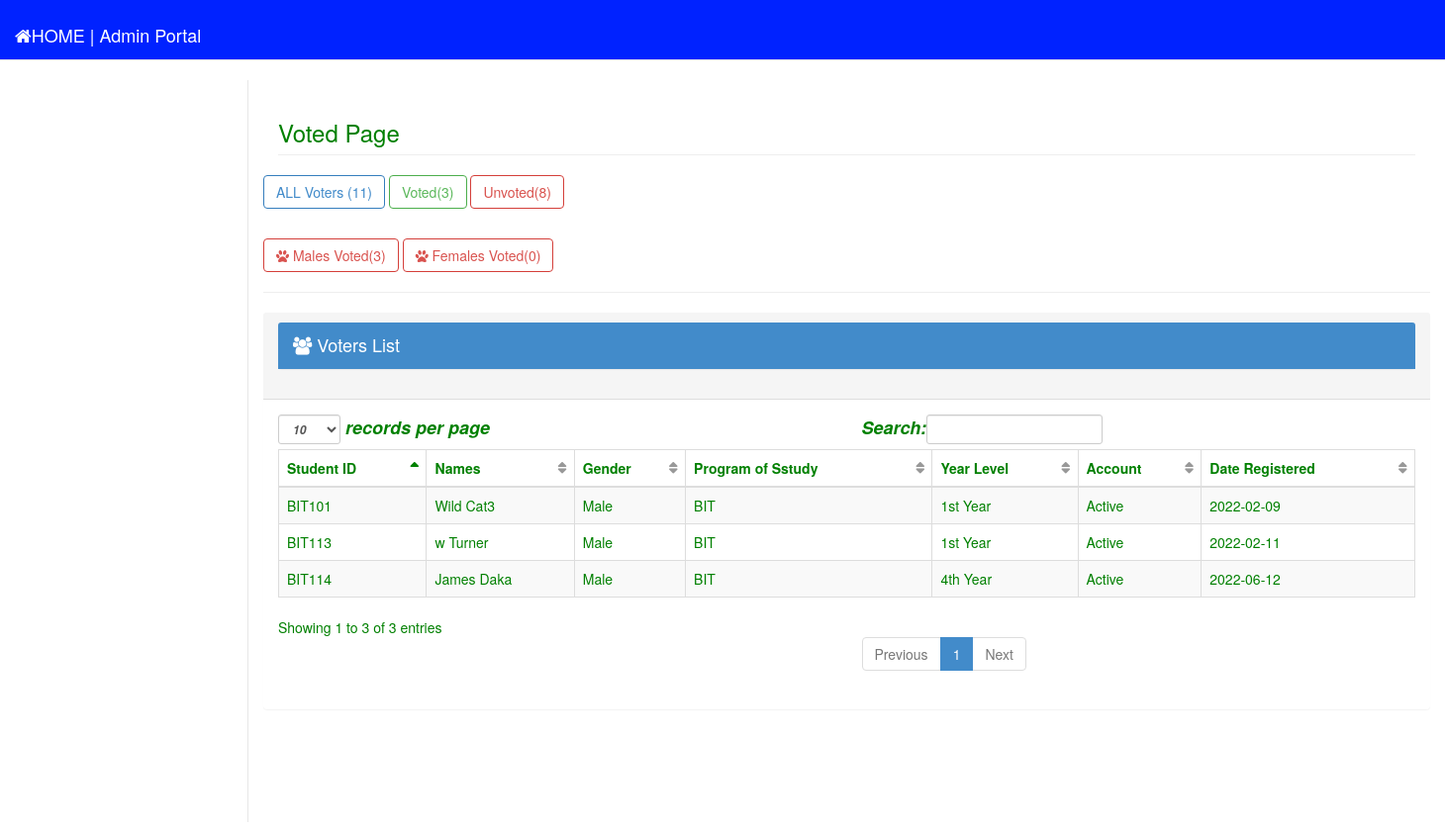
The page /admin2/voted.php (signed in) on the database its author committed.
### tables this page shows
CREATE TABLE `voters` (
  `voters_id` int(11) NOT NULL,
  `id_number` varchar(12) NOT NULL,
  `firstname` varchar(100) NOT NULL,
  `lastname` varchar(100) NOT NULL,
  `gender` varchar(6) NOT NULL,
  `prog_study` varchar(10) NOT NULL,
  `year_level` varchar(100) NOT NULL,
  `status` varchar(100) NOT NULL,
  `account` varchar(100) NOT NULL DEFAULT 'Inactive',
  `date` date DEFAULT NULL,
  `password` varchar(100) NOT NULL
);

### admin2/voted.php (the view, shortened to what this page needs)
<?php include ('head.php');?>
<body>
    <div id="wrapper">
        <?php include ('side_bar.php');?>
        <div id="page-wrapper">
            <div class="row">
                <div class="col-lg-12">
                    <h3 class="page-header">Voted Page</h3>
                </div>
				<?php
					$count = $conn->query("SELECT COUNT(*) as total FROM `voters`")->fetch_array();
					$count1 =  $conn->query("SELECT COUNT(*) as total FROM `voters` WHERE `status` = 'Voted'")->fetch_array();
					$count2 = $conn->query("SELECT COUNT(*) as total FROM `voters` WHERE `status` = 'Unvoted' ")->fetch_array();
                    $count3 = $conn->query("SELECT COUNT(*) as total FROM `voters` WHERE `gender` = 'Male'  AND `status` =  'Voted' ")->fetch_array();
                    $count4 =  $conn->query("SELECT COUNT(*) as total FROM `voters` WHERE `gender` = 'Female' AND `status` =  'Voted' ")->fetch_array();
				?>
				<a href="voters.php" class = "btn btn-primary btn-outline">ALL Voters (<?php echo $count['total']?>)</a>
				<a href="voted.php" class = "btn btn-success btn-outline"> Voted(<?php echo $count1['total']?>)</a>
				<a href="unvoted.php" class = "btn btn-danger btn-outline">Unvoted(<?php echo $count2['total']?>) </a><p><br clear = all><p/>
                <a href=" " class = "btn btn-danger btn-outline"><i class = "fa fa-paw"></i> Males Voted(<?php echo $count3['total']?>)</a>
                <a href=" " class = "btn btn-danger btn-outline"><i class = "fa fa-paw"></i> Females Voted(<?php echo $count4['total']?>)</a> &nbsp; &nbsp; &nbsp; &nbsp; &nbsp;
				<br/>
				<hr/>
                    <div class="panel panel-default">
                        <div class="panel-heading">
                            <h4 class="modal-title" id="myModalLabel">
												<div class="panel panel-primary">
													<div class="panel-heading"><i class = "fa fa-users"></i>
														Voters List
													</div>
												</div>
											</h4>
                        </div>
                        <div class="panel-body">
                            <div class="table-responsive">
                                <table class="table table-striped table-bordered table-hover" id="dataTables-example">
                                    <thead>
                                        <tr>
                                            <th>Student ID</th>
                                            <th>Names</th>
                                            <th>Gender</th>
                                            <th>Program of Sstudy</th>
                                            <th>Year Level</th>
                                            <th>Account</th>
                                            <th>Date Registered</th>
                                        </tr>
                                    </thead>
                                    <tbody>
										<?php
										require 'dbcon.php';
										$query = $conn->query("SELECT * FROM voters where status = 'Voted'");
										while($row = $query->fetch_array()){
										?>
										 <tr class="odd gradeX">
											    <td><?php echo $row ['id_number'];?></td>
                                                <td><?php echo $row ['firstname']." ". $row ['lastname'];?></td>
                                                <td><?php echo $row ['gender'];?></td>
                                                <td><?php echo $row ['prog_study'];?></td>
                                                <td><?php echo $row ['year_level'];?></td>
                                                <td><?php echo $row ['account'];?></td>
                                                <td><?php echo $row ['date'];?></td>
                                        </tr>
                                       <?php
											}
									   ?>
                                    </tbody>
                                </table>
                            </div>
                        </div>
                    </div>
            </div>
        </div>
</body>
</html>

### admin2/css/sb-admin-2.css (style rules this page uses)
body { background-color: #f8f8f8; }
#wrapper { width: 100%; }
#page-wrapper { padding: 0 15px; min-height: 568px; background-color: #fff; }
@media (min-width:768px) { #page-wrapper { position: inherit; margin: 0 0 0 250px; padding: 0 30px; border-left: 1px solid #e7e7e7; } }
.btn-outline { color: inherit; background-color: transparent; transition: all .5s; }
.btn-primary.btn-outline { color: #428bca; }
.btn-success.btn-outline { color: #5cb85c; }
.btn-danger.btn-outline { color: #d9534f; }
table.dataTable thead .sorting, table.dataTable thead .sorting_asc, table.dataTable thead .sorting_desc, table.dataTable thead .sorting_asc_disabled, table.dataTable thead .sorting_desc_disabled { background: 0 0; }
table.dataTable thead .sorting_asc:after { content: "\f0de"; float: right; font-family: fontawesome; }
table.dataTable thead .sorting:after { content: "\f0dc"; float: right; font-family: fontawesome; color: rgba(50,50,50,.5); }

### admin2/css/MyStyles.css (style rules this page uses)
body { background-color: white; background-size: 100%; color: green; }
#wrapper { background-color: white; padding-bottom: 20px; }
.panel { border: none; }
a { text-decoration: none; color: black; }

### rows shown on the page
voters: id_number "BIT101", firstname "Wild", lastname "Cat3", gender "Male", prog_study "BIT", year_level "1st Year", account "Active", date "2022-02-09"
voters: id_number "BIT113", firstname "w", lastname "Turner", gender "Male", prog_study "BIT", year_level "1st Year", account "Active", date "2022-02-11"
voters: id_number "BIT114", firstname "James", lastname "Daka", gender "Male", prog_study "BIT", year_level "4th Year", account "Active", date "2022-06-12"

### other values the page prints
$count['total'] "11"
$count1['total'] "3"
$count2['total'] "8"
$count3['total'] "3"
$count4['total'] "0"
